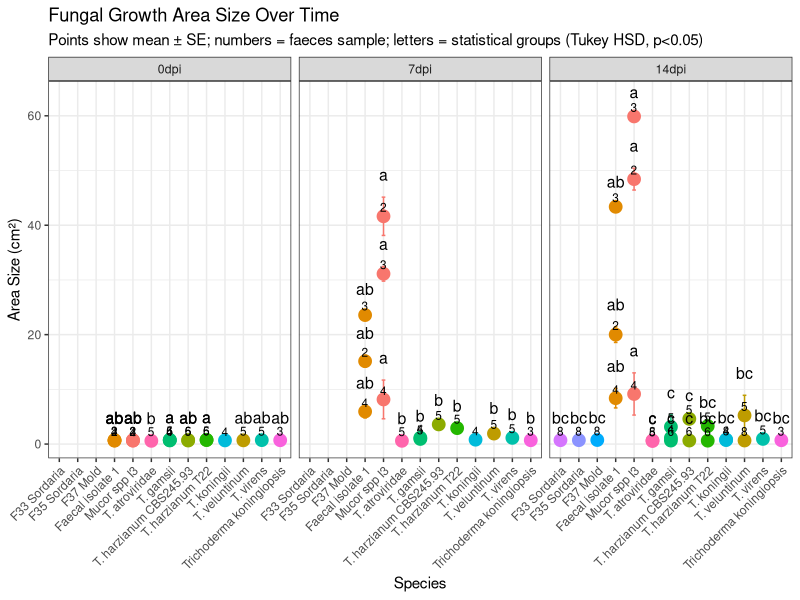
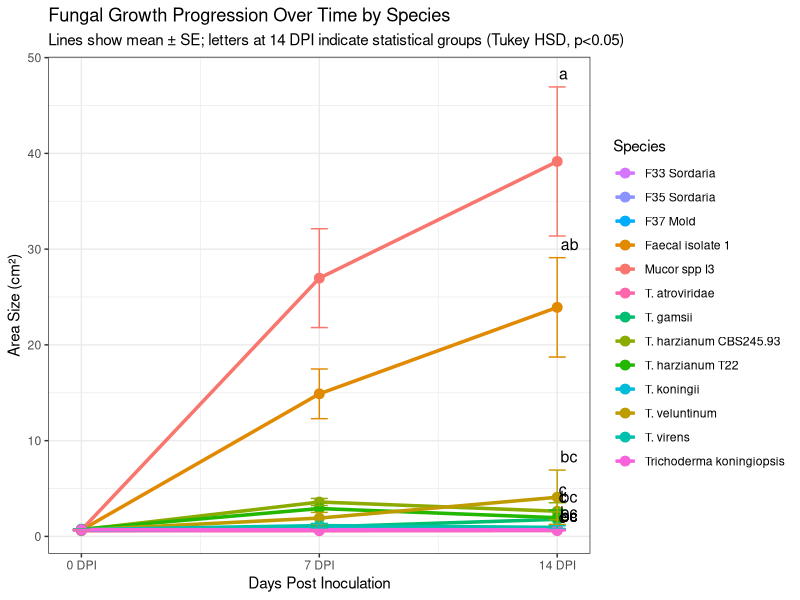
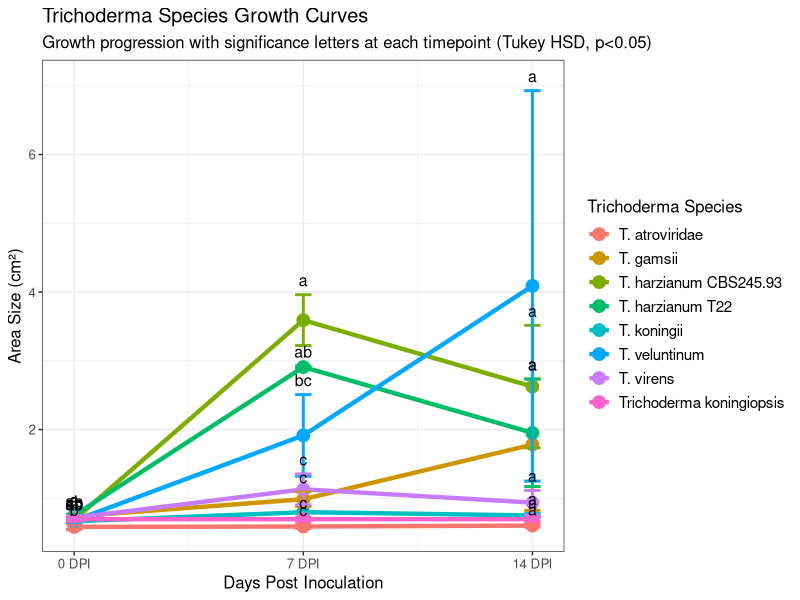
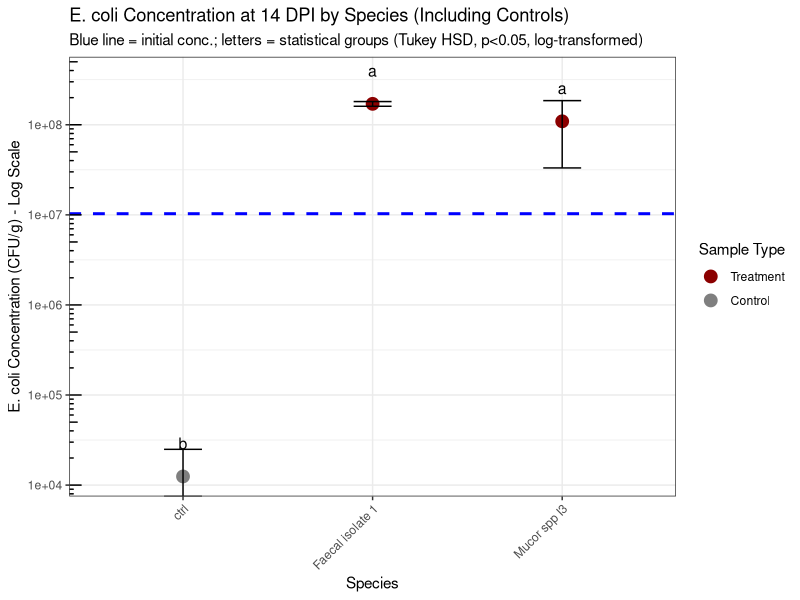
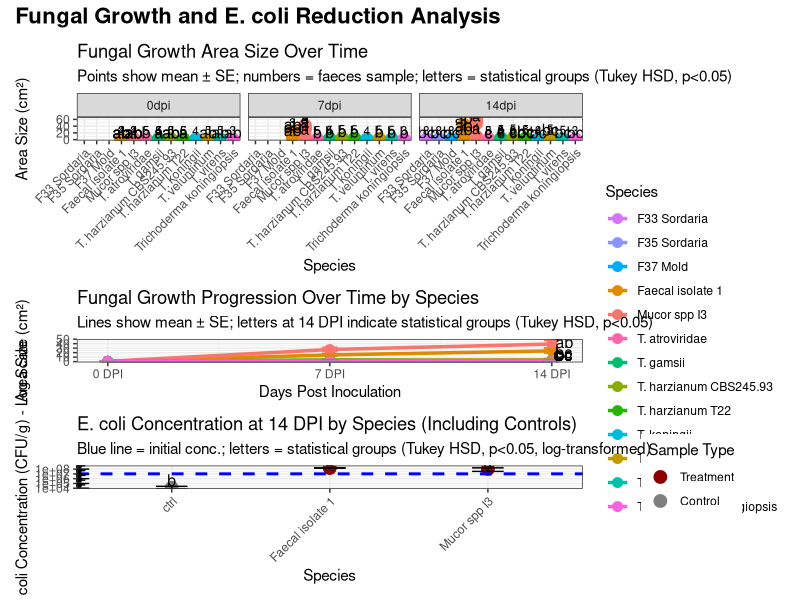

Here is the R script that generated these plots, in order:
## ---- chunk 1
knitr::opts_chunk$set(echo = FALSE, warning = FALSE, message = FALSE)
library(tidyverse)
library(ggplot2)
library(scales)

# Try to load multcompView, install if needed
if (!requireNamespace("multcompView", quietly = TRUE)) {
  install.packages("multcompView", repos = "https://cran.r-project.org")
}
library(multcompView)
## ---- chunk 2
# Function to perform Tukey HSD and get letter groups
get_letter_groups <- function(data, response_var, group_var) {
  # Check if there's variance in the data
  if(length(unique(data[[group_var]])) < 2) {
    return(data.frame())
  }
  
  # Perform ANOVA
  formula_str <- paste(response_var, "~", group_var)
  aov_result <- aov(as.formula(formula_str), data = data)
  
  # Get Tukey HSD results
  tukey_result <- TukeyHSD(aov_result)
  
  # Try to use multcompView if available, otherwise use simple approach
  if (exists("multcompLetters4")) {
    # Extract compact letter display
    tukey_letters <- multcompLetters4(aov_result, tukey_result)
    
    # Create dataframe with letters
    letters_df <- data.frame(
      group = names(tukey_letters[[group_var]]$Letters),
      letters = tukey_letters[[group_var]]$Letters,
      stringsAsFactors = FALSE
    )
    names(letters_df)[1] <- group_var
  } else {
    # Fallback: create simple letter groups based on p-values
    # Get group means
    group_means <- aggregate(data[[response_var]], 
                           by = list(data[[group_var]]), 
                           FUN = mean, na.rm = TRUE)
    names(group_means) <- c(group_var, "mean")
    group_means <- group_means[order(group_means$mean, decreasing = TRUE), ]
    
    # Simple letter assignment (not as sophisticated as multcompView)
    # Groups are assigned letters based on significance threshold
    p_values <- tukey_result[[1]][, "p adj"]
    
    # For simplicity, just mark significantly different groups
    letters_df <- data.frame(
      group = group_means[[group_var]],
      letters = LETTERS[seq_len(nrow(group_means))],
      stringsAsFactors = FALSE
    )
    names(letters_df)[1] <- group_var
  }
  
  return(letters_df)
}
## ---- chunk 3
# Read the experiment data
experiment_data <- read.csv("../data/processed/experiment_final.csv")

# View structure of the data
str(experiment_data)
## ---- chunk 4
# Filter for samples with valid area size measurements
area_data <- experiment_data %>%
  filter(
    (!is.na(area_size_0dpi) & !is.na(area_size_7dpi)) | !is.na(area_size_14dpi)
  ) %>%
  # Remove control samples as they don't show growth
  filter(species != "ctrl")

# Check how many samples we have per species
area_data %>%
  group_by(species) %>%
  summarise(n_samples = n())
## ---- chunk 5
# Reshape data to long format for area size
area_long <- area_data %>%
  select(id_treatment, species, id_inoc, id_faeces, starting_date, 
         area_size_0dpi, area_size_7dpi, area_size_14dpi) %>%
  pivot_longer(
    cols = c(area_size_0dpi, area_size_7dpi, area_size_14dpi),
    names_to = "timepoint",
    values_to = "area_size",
    names_prefix = "area_size_"
  ) %>%
  filter(!is.na(area_size)) %>%
  mutate(
    timepoint = factor(timepoint, levels = c("0dpi", "7dpi", "14dpi"))
  )

# Calculate summary statistics
area_summary <- area_long %>%
  group_by(species, id_inoc, starting_date, timepoint) %>%
  summarise(
    mean_area = mean(area_size, na.rm = TRUE),
    sd_area = sd(area_size, na.rm = TRUE),
    se_area = sd_area / sqrt(n()),
    n = n(),
    .groups = "drop"
  )

# View the summary
area_summary
## ---- chunk 6
# Define consistent species order based on overall growth
species_order <- area_summary %>%
  filter(timepoint == "14dpi") %>%
  group_by(species) %>%
  summarise(mean_area_final = mean(mean_area, na.rm = TRUE)) %>%
  arrange(desc(mean_area_final)) %>%
  pull(species)

# Apply the ordering to the data
area_summary <- area_summary %>%
  mutate(species = factor(species, levels = species_order))
## ---- chunk 7
# Define colors for each species
species_colors <- scales::hue_pal()(length(species_order))
names(species_colors) <- species_order

# First, we need to get the faeces ID for each data point in area_summary
# Join back with original data to get id_faeces
area_summary_with_faeces <- area_summary %>%
  left_join(
    area_long %>%
      select(species, id_inoc, starting_date, timepoint, id_faeces) %>%
      distinct(),
    by = c("species", "id_inoc", "starting_date", "timepoint")
  )

# Get significance letters for each timepoint
significance_letters <- area_long %>%
  group_by(timepoint) %>%
  group_modify(~ {
    if(length(unique(.x$species)) > 1 && sum(!is.na(.x$area_size)) > 0) {
      letters <- get_letter_groups(.x, "area_size", "species")
      return(letters)
    } else {
      return(data.frame(species = character(), letters = character()))
    }
  }) %>%
  ungroup()

# Add significance letters to summary data
area_summary_with_letters <- area_summary_with_faeces %>%
  left_join(significance_letters, by = c("species", "timepoint"))

# Calculate position for letters (above error bars)
area_summary_with_letters <- area_summary_with_letters %>%
  mutate(letter_y = mean_area + se_area + max(mean_area) * 0.05)

# Create the area size plot with consistent ordering and species colors
p1 <- ggplot(area_summary_with_letters, aes(x = species, y = mean_area, color = species)) +
  geom_point(size = 4) +
  geom_errorbar(
    aes(ymin = mean_area - se_area, ymax = mean_area + se_area),
    width = 0.2
  ) +
  # Add faeces numbers as text labels
  geom_text(
    aes(label = id_faeces),
    color = "black",
    size = 3,
    vjust = -0.5,
    hjust = 0.5
  ) +
  # Add significance letters
  geom_text(
    aes(y = letter_y, label = letters),
    color = "black",
    size = 4,
    vjust = 0,
    hjust = 0.5
  ) +
  facet_wrap(~timepoint, nrow = 1) +
  theme_bw() +
  theme(
    axis.text.x = element_text(angle = 45, hjust = 1, vjust = 1),
    legend.position = "none"  # Remove legend since species are on x-axis
  ) +
  labs(
    title = "Fungal Growth Area Size Over Time",
    subtitle = "Points show mean ± SE; numbers = faeces sample; letters = statistical groups (Tukey HSD, p<0.05)",
    x = "Species",
    y = "Area Size (cm²)"
  ) +
  scale_color_manual(values = species_colors)

print(p1)
## ---- chunk 8
# Prepare data for line plot - combine all treatments by species
area_species_summary <- area_long %>%
  group_by(species, timepoint) %>%
  summarise(
    mean_area = mean(area_size, na.rm = TRUE),
    sd_area = sd(area_size, na.rm = TRUE),
    se_area = sd_area / sqrt(n()),
    n = n(),
    .groups = "drop"
  ) %>%
  mutate(
    species = factor(species, levels = species_order),
    dpi = as.numeric(gsub("dpi", "", timepoint))
  )
## ---- chunk 9
# Add significance letters for 14 DPI to the species summary
letters_14dpi <- significance_letters %>%
  filter(timepoint == "14dpi") %>%
  select(species, letters)

area_species_summary_letters <- area_species_summary %>%
  left_join(letters_14dpi, by = "species")

# Create line plot showing progression over time with same colors
p1_line <- ggplot(area_species_summary_letters, aes(x = dpi, y = mean_area, color = species, group = species)) +
  geom_line(size = 1.2) +
  geom_point(size = 3) +
  geom_errorbar(
    aes(ymin = mean_area - se_area, ymax = mean_area + se_area),
    width = 0.5
  ) +
  # Add significance letters at 14 DPI
  geom_text(
    data = area_species_summary_letters %>% filter(dpi == 14),
    aes(label = letters, y = mean_area + se_area + max(area_species_summary_letters$mean_area) * 0.02),
    color = "black",
    size = 4,
    vjust = 0,
    hjust = -0.2
  ) +
  scale_x_continuous(breaks = c(0, 7, 14), labels = c("0 DPI", "7 DPI", "14 DPI")) +
  scale_color_manual(values = species_colors) +
  theme_bw() +
  theme(legend.position = "right") +
  labs(
    title = "Fungal Growth Progression Over Time by Species",
    subtitle = "Lines show mean ± SE; letters at 14 DPI indicate statistical groups (Tukey HSD, p<0.05)",
    x = "Days Post Inoculation",
    y = "Area Size (cm²)",
    color = "Species"
  )

print(p1_line)
## ---- chunk 10
# Filter for Trichoderma species only - from raw long format data
trichoderma_long <- area_long %>%
  filter(grepl("^T\\.|^Trichoderma", species))

# Create summary for line plot
trichoderma_data <- area_species_summary %>%
  filter(grepl("^T\\.|^Trichoderma", species))

# Check if we have any Trichoderma species
if(nrow(trichoderma_data) > 0) {
  # Get unique Trichoderma species for color assignment
  trichoderma_species <- unique(trichoderma_data$species)
  trichoderma_colors <- scales::hue_pal()(length(trichoderma_species))
  names(trichoderma_colors) <- trichoderma_species
}
## ---- chunk 11
# Create Trichoderma-specific growth plot
if(exists("trichoderma_data") && nrow(trichoderma_data) > 0) {
  
  # Get significance letters for Trichoderma species at each timepoint
  trichoderma_letters_by_time <- trichoderma_long %>%
    group_by(timepoint) %>%
    group_modify(~ {
      if(length(unique(.x$species)) > 1 && sum(!is.na(.x$area_size)) > 0) {
        letters <- get_letter_groups(.x, "area_size", "species")
        return(letters)
      } else {
        return(data.frame(species = character(), letters = character()))
      }
    }) %>%
    ungroup() %>%
    mutate(dpi = as.numeric(gsub("dpi", "", timepoint)))
  
  # Add letters to trichoderma data
  trichoderma_data_letters <- trichoderma_data %>%
    left_join(trichoderma_letters_by_time, by = c("species", "dpi"))
  
  p_trichoderma <- ggplot(trichoderma_data_letters, aes(x = dpi, y = mean_area, color = species, group = species)) +
    geom_line(size = 1.5) +
    geom_point(size = 4) +
    geom_errorbar(
      aes(ymin = mean_area - se_area, ymax = mean_area + se_area),
      width = 0.5,
      size = 1
    ) +
    # Add significance letters
    geom_text(
      aes(label = letters, y = mean_area + se_area + max(trichoderma_data_letters$mean_area) * 0.03),
      color = "black",
      size = 4,
      vjust = 0,
      hjust = 0.5
    ) +
    scale_x_continuous(breaks = c(0, 7, 14), labels = c("0 DPI", "7 DPI", "14 DPI")) +
    scale_color_manual(values = trichoderma_colors) +
    theme_bw() +
    theme(
      legend.position = "right",
      text = element_text(size = 12),
      legend.text = element_text(size = 11)
    ) +
    labs(
      title = "Trichoderma Species Growth Curves",
      subtitle = "Growth progression with significance letters at each timepoint (Tukey HSD, p<0.05)",
      x = "Days Post Inoculation",
      y = "Area Size (cm²)",
      color = "Trichoderma Species"
    )
  
  print(p_trichoderma)
} else {
  cat("No Trichoderma species found in the dataset.")
}
## ---- chunk 12
# Data already prepared in trichoderma-plot-prep chunk
if(exists("trichoderma_long") && nrow(trichoderma_long) > 0) {
  # Perform ANOVA for each time point
  timepoints <- c("0dpi", "7dpi", "14dpi")
  anova_results <- list()
  
  for(tp in timepoints) {
    tp_data <- trichoderma_long %>% filter(timepoint == tp)
    
    if(length(unique(tp_data$species)) > 1) {
      # Perform one-way ANOVA
      aov_result <- aov(area_size ~ species, data = tp_data)
      anova_results[[tp]] <- summary(aov_result)
      
      # Print ANOVA results
      cat("\n", tp, "ANOVA Results:\n")
      print(anova_results[[tp]])
      
      # If significant, perform post-hoc test
      if(summary(aov_result)[[1]][["Pr(>F)"]][1] < 0.05) {
        cat("\nSignificant differences found. Performing Tukey HSD post-hoc test:\n")
        tukey_result <- TukeyHSD(aov_result)
        print(tukey_result)
      }
    }
  }
  
  # Create a summary table of mean areas by species and timepoint
  trichoderma_summary_stats <- trichoderma_long %>%
    group_by(species, timepoint) %>%
    summarise(
      n = n(),
      mean_area = round(mean(area_size), 3),
      sd = round(sd(area_size), 3),
      se = round(sd/sqrt(n), 3),
      .groups = "drop"
    ) %>%
    pivot_wider(
      names_from = timepoint,
      values_from = c(mean_area, sd, se, n),
      names_glue = "{timepoint}_{.value}"
    )
  
  knitr::kable(trichoderma_summary_stats,
               caption = "Summary Statistics for Trichoderma Species Growth (Area in cm²)")
  
  # Test for growth over time using repeated measures or mixed model
  cat("\n\nGrowth Analysis Over Time:\n")
  
  # Calculate growth rates
  growth_analysis <- trichoderma_long %>%
    select(id_treatment, species, timepoint, area_size) %>%
    pivot_wider(names_from = timepoint, values_from = area_size) %>%
    filter(!is.na(`0dpi`) & (!is.na(`7dpi`) | !is.na(`14dpi`))) %>%
    mutate(
      growth_0_to_7 = `7dpi` - `0dpi`,
      growth_0_to_14 = `14dpi` - `0dpi`
    )
  
  # Test if growth rates differ between species
  if(sum(!is.na(growth_analysis$growth_0_to_14)) > 0) {
    growth_aov <- aov(growth_0_to_14 ~ species, data = growth_analysis)
    cat("\nANOVA for growth from 0 to 14 DPI:\n")
    print(summary(growth_aov))
    
    if(summary(growth_aov)[[1]][["Pr(>F)"]][1] < 0.05) {
      cat("\nTukey HSD for growth differences:\n")
      print(TukeyHSD(growth_aov))
    }
  }
  
  
  # Create ranking table for best growing Trichoderma isolates
  trichoderma_ranking <- trichoderma_long %>%
    filter(timepoint == "14dpi") %>%
    group_by(species) %>%
    summarise(
      n_samples = n(),
      final_area_mean = round(mean(area_size, na.rm = TRUE), 3),
      final_area_sd = round(sd(area_size, na.rm = TRUE), 3),
      .groups = "drop"
    ) %>%
    # Add initial area for growth calculation
    left_join(
      trichoderma_long %>%
        filter(timepoint == "0dpi") %>%
        group_by(species) %>%
        summarise(initial_area_mean = round(mean(area_size, na.rm = TRUE), 3), .groups = "drop"),
      by = "species"
    ) %>%
    mutate(
      total_growth = round(final_area_mean - initial_area_mean, 3),
      growth_fold = round(final_area_mean / initial_area_mean, 2),
      growth_percent = round((growth_fold - 1) * 100, 1)
    ) %>%
    arrange(desc(final_area_mean)) %>%
    mutate(rank = row_number())
  
  # Display ranking table
  cat("\n\n### Trichoderma Isolates Ranked by Growth Performance\n")
  
  trichoderma_ranking_display <- trichoderma_ranking %>%
    select(rank, species, final_area_mean, final_area_sd, total_growth, growth_percent, n_samples) %>%
    rename(
      "Rank" = rank,
      "Species" = species,
      "Final Area (cm²)" = final_area_mean,
      "SD" = final_area_sd,
      "Total Growth (cm²)" = total_growth,
      "Growth (%)" = growth_percent,
      "N" = n_samples
    )
  
  knitr::kable(trichoderma_ranking_display,
               caption = "Trichoderma isolates ranked by final area size at 14 DPI (best performers on top)")
  
} else {
  cat("No Trichoderma species found for statistical analysis.")
}
## ---- chunk 13
# Get E. coli data at 14 dpi (including controls)
ecoli_14dpi <- experiment_data %>%
  filter(!is.na(ecoli_conc_13dpi)) %>%  # Using ecoli_conc_13dpi as the 14dpi measurement
  group_by(species, id_inoc, starting_date) %>%
  summarise(
    mean_ecoli_14dpi = mean(ecoli_conc_13dpi, na.rm = TRUE),
    sd_ecoli_14dpi = sd(ecoli_conc_13dpi, na.rm = TRUE),
    se_ecoli_14dpi = sd_ecoli_14dpi / sqrt(n()),
    n = n(),
    mean_ecoli_0dpi = first(ecoli_conc_mean),  # Initial E. coli concentration
    .groups = "drop"
  )

# Overall summary by species (including controls)
ecoli_summary <- ecoli_14dpi %>%
  group_by(species) %>%
  summarise(
    mean_ecoli = mean(mean_ecoli_14dpi, na.rm = TRUE),
    sd_ecoli = sd(mean_ecoli_14dpi, na.rm = TRUE),
    se_ecoli = sd_ecoli / sqrt(n()),
    n = n(),
    mean_initial_ecoli = mean(mean_ecoli_0dpi, na.rm = TRUE),
    .groups = "drop"
  )

# Apply consistent species ordering (add ctrl if not in species_order)
all_species <- unique(ecoli_summary$species)
missing_species <- setdiff(all_species, species_order)
final_species_order <- c(species_order, missing_species)

ecoli_summary <- ecoli_summary %>%
  mutate(species = factor(species, levels = final_species_order))

print(ecoli_summary)
## ---- chunk 14
# Calculate the mean initial E. coli concentration across all samples
mean_initial_ecoli <- mean(ecoli_14dpi$mean_ecoli_0dpi, na.rm = TRUE)

# Get significance letters for E. coli data (using log-transformed values)
ecoli_letters <- ecoli_14dpi %>%
  filter(!is.na(mean_ecoli_14dpi) & mean_ecoli_14dpi > 0) %>%
  mutate(log_ecoli = log10(mean_ecoli_14dpi)) %>%
  {
    if(length(unique(.$species)) > 1) {
      get_letter_groups(., "log_ecoli", "species")
    } else {
      data.frame(species = character(), letters = character())
    }
  }

# Add letters to summary
ecoli_summary_letters <- ecoli_summary %>%
  left_join(ecoli_letters, by = "species") %>%
  mutate(
    # Position letters above error bars on log scale
    letter_y = mean_ecoli * 10^0.3
  )

# Create the E. coli concentration plot
p2 <- ggplot(ecoli_summary_letters, aes(x = species, y = mean_ecoli)) +
  geom_point(aes(color = species == "ctrl"), size = 4) +
  geom_errorbar(
    aes(ymin = mean_ecoli - se_ecoli, ymax = mean_ecoli + se_ecoli),
    width = 0.2
  ) +
  # Add significance letters
  geom_text(
    aes(y = letter_y, label = letters),
    color = "black",
    size = 4,
    vjust = 0,
    hjust = 0.5
  ) +
  geom_hline(yintercept = mean_initial_ecoli, 
             linetype = "dashed", 
             color = "blue", 
             linewidth = 1) +
  scale_y_log10(
    labels = scales::scientific,
    breaks = 10^(0:10)
  ) +
  scale_color_manual(values = c("FALSE" = "darkred", "TRUE" = "gray50"),
                     labels = c("FALSE" = "Treatment", "TRUE" = "Control"),
                     name = "Sample Type") +
  theme_bw() +
  theme(
    axis.text.x = element_text(angle = 45, hjust = 1, vjust = 1)
  ) +
  labs(
    title = "E. coli Concentration at 14 DPI by Species (Including Controls)",
    subtitle = paste("Blue line = initial conc.; letters = statistical groups (Tukey HSD, p<0.05, log-transformed)"),
    x = "Species",
    y = "E. coli Concentration (CFU/g) - Log Scale"
  ) +
  annotation_logticks(sides = "l")

print(p2)
## ---- chunk 15
# Calculate replicates summary
# Total assays = total number of samples/treatments for each species
# Biological replicates = number of different starting dates for each species

replicate_summary <- experiment_data %>%
  filter(!is.na(area_size_0dpi) | !is.na(area_size_7dpi) | !is.na(area_size_14dpi)) %>%
  group_by(species) %>%
  summarise(
    total_assays = n(),  # Total number of assays/samples
    biological_replicates = n_distinct(starting_date),  # Number of different starting dates
    .groups = "drop"
  ) %>%
  arrange(desc(total_assays))  # Sort by total assays in descending order

# Display summary table
knitr::kable(replicate_summary, 
             caption = "Summary of Assays and Biological Replicates by Species",
             col.names = c("Species", "Total Assays", "Biological Replicates"))
## ---- chunk 16
# Calculate growth rates
growth_summary <- area_data %>%
  filter(!is.na(area_size_0dpi)) %>%
  group_by(species) %>%
  summarise(
    n_samples = n(),
    mean_initial_area = mean(area_size_0dpi, na.rm = TRUE),
    mean_7dpi_area = mean(area_size_7dpi, na.rm = TRUE),
    mean_14dpi_area = mean(area_size_14dpi, na.rm = TRUE),
    growth_0_to_7 = mean_7dpi_area - mean_initial_area,
    growth_0_to_14 = mean_14dpi_area - mean_initial_area,
    .groups = "drop"
  ) %>%
  arrange(desc(growth_0_to_14))

knitr::kable(growth_summary, digits = 2, 
             caption = "Area Size Growth Summary by Species")
## ---- chunk 17
# Calculate E. coli reduction
ecoli_reduction <- ecoli_summary %>%
  mutate(
    log_reduction = log10(mean_initial_ecoli) - log10(mean_ecoli),
    percent_reduction = (1 - mean_ecoli/mean_initial_ecoli) * 100
  ) %>%
  arrange(desc(log_reduction))

knitr::kable(ecoli_reduction, digits = 2,
             caption = "E. coli Reduction Summary by Species")
## ---- chunk 18
# Combine all plots
library(patchwork)

combined_plot <- (p1 / p1_line / p2) + 
  plot_annotation(
    title = "Fungal Growth and E. coli Reduction Analysis",
    theme = theme(plot.title = element_text(size = 16, face = "bold"))
  )

print(combined_plot)
